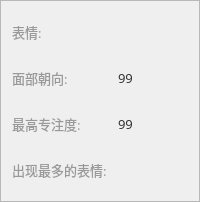
               <widget class="QFrame" name="base_info_frame">
                <property name="styleSheet">
                 <string notr="true">QFrame#base_info_frame {
	background: none;
	border: 2px dashed #1296db;
	border-top: none;
	border-right: none;
	border-bottom: none;
}</string>
                </property>
                <property name="frameShape">
                 <enum>QFrame::StyledPanel</enum>
                </property>
                <property name="frameShadow">
                 <enum>QFrame::Raised</enum>
                </property>
                <layout class="QFormLayout" name="formLayout">
                 <item row="0" column="0">
                  <widget class="QLabel" name="label_25">
                   <property name="minimumSize">
                    <size>
                     <width>100</width>
                     <height>40</height>
                    </size>
                   </property>
                   <property name="maximumSize">
                    <size>
                     <width>100</width>
                     <height>40</height>
                    </size>
                   </property>
                   <property name="font">
                    <font>
                     <family>微软雅黑</family>
                     <pointsize>10</pointsize>
                    </font>
                   </property>
                   <property name="styleSheet">
                    <string notr="true">color: #999999;</string>
                   </property>
                   <property name="text">
                    <string>表情:</string>
                   </property>
                  </widget>
                 </item>
                 <item row="0" column="1">
                  <widget class="QLabel" name="emotion_pic">
                   <property name="minimumSize">
                    <size>
                     <width>40</width>
                     <height>40</height>
                    </size>
                   </property>
                   <property name="maximumSize">
                    <size>
                     <width>40</width>
                     <height>40</height>
                    </size>
                   </property>
                   <property name="font">
                    <font>
                     <family>微软雅黑</family>
                     <pointsize>10</pointsize>
                     <weight>50</weight>
                     <bold>false</bold>
                    </font>
                   </property>
                   <property name="styleSheet">
                    <string notr="true">color: #333333;</string>
                   </property>
                   <property name="text">
                    <string/>
                   </property>
                   <property name="scaledContents">
                    <bool>true</bool>
                   </property>
                   <property name="alignment">
                    <set>Qt::AlignLeading|Qt::AlignLeft|Qt::AlignVCenter</set>
                   </property>
                  </widget>
                 </item>
                 <item row="1" column="0">
                  <widget class="QLabel" name="label_27">
                   <property name="minimumSize">
                    <size>
                     <width>100</width>
                     <height>40</height>
                    </size>
                   </property>
                   <property name="maximumSize">
                    <size>
                     <width>100</width>
                     <height>40</height>
                    </size>
                   </property>
                   <property name="font">
                    <font>
                     <family>微软雅黑</family>
                     <pointsize>10</pointsize>
                    </font>
                   </property>
                   <property name="styleSheet">
                    <string notr="true">color: #999999;</string>
                   </property>
                   <property name="text">
                    <string>面部朝向:</string>
                   </property>
                  </widget>
                 </item>
                 <item row="1" column="1">
                  <widget class="QLabel" name="label_28">
                   <property name="minimumSize">
                    <size>
                     <width>40</width>
                     <height>40</height>
                    </size>
                   </property>
                   <property name="maximumSize">
                    <size>
                     <width>40</width>
                     <height>40</height>
                    </size>
                   </property>
                   <property name="font">
                    <font>
                     <family>微软雅黑</family>
                     <pointsize>10</pointsize>
                     <weight>50</weight>
                     <bold>false</bold>
                    </font>
                   </property>
                   <property name="styleSheet">
                    <string notr="true">color: #333333;</string>
                   </property>
                   <property name="text">
                    <string>99</string>
                   </property>
                   <property name="scaledContents">
                    <bool>true</bool>
                   </property>
                   <property name="alignment">
                    <set>Qt::AlignLeading|Qt::AlignLeft|Qt::AlignVCenter</set>
                   </property>
                  </widget>
                 </item>
                 <item row="2" column="0">
                  <widget class="QLabel" name="label_33">
                   <property name="minimumSize">
                    <size>
                     <width>100</width>
                     <height>40</height>
                    </size>
                   </property>
                   <property name="maximumSize">
                    <size>
                     <width>100</width>
                     <height>40</height>
                    </size>
                   </property>
                   <property name="font">
                    <font>
                     <family>微软雅黑</family>
                     <pointsize>10</pointsize>
                    </font>
                   </property>
                   <property name="styleSheet">
                    <string notr="true">color: #999999;</string>
                   </property>
                   <property name="text">
                    <string>最高专注度:</string>
                   </property>
                  </widget>
                 </item>
                 <item row="2" column="1">
                  <widget class="QLabel" name="label_35">
                   <property name="minimumSize">
                    <size>
                     <width>40</width>
                     <height>40</height>
                    </size>
                   </property>
                   <property name="maximumSize">
                    <size>
                     <width>40</width>
                     <height>40</height>
                    </size>
                   </property>
                   <property name="font">
                    <font>
                     <family>微软雅黑</family>
                     <pointsize>10</pointsize>
                     <weight>50</weight>
                     <bold>false</bold>
                    </font>
                   </property>
                   <property name="styleSheet">
                    <string notr="true">color: #333333;</string>
                   </property>
                   <property name="text">
                    <string>99</string>
                   </property>
                   <property name="scaledContents">
                    <bool>true</bool>
                   </property>
                   <property name="alignment">
                    <set>Qt::AlignLeading|Qt::AlignLeft|Qt::AlignVCenter</set>
                   </property>
                  </widget>
                 </item>
                 <item row="3" column="0">
                  <widget class="QLabel" name="label_34">
                   <property name="minimumSize">
                    <size>
                     <width>100</width>
                     <height>40</height>
                    </size>
                   </property>
                   <property name="maximumSize">
                    <size>
                     <width>100</width>
                     <height>40</height>
                    </size>
                   </property>
                   <property name="font">
                    <font>
                     <family>微软雅黑</family>
                     <pointsize>10</pointsize>
                    </font>
                   </property>
                   <property name="styleSheet">
                    <string notr="true">color: #999999;</string>
                   </property>
                   <property name="text">
                    <string>出现最多的表情:</string>
                   </property>
                  </widget>
                 </item>
                 <item row="3" column="1">
                  <widget class="QLabel" name="emotion_most_pic">
                   <property name="minimumSize">
                    <size>
                     <width>40</width>
                     <height>40</height>
                    </size>
                   </property>
                   <property name="maximumSize">
                    <size>
                     <width>40</width>
                     <height>40</height>
                    </size>
                   </property>
                   <property name="font">
                    <font>
                     <family>微软雅黑</family>
                     <pointsize>10</pointsize>
                     <weight>50</weight>
                     <bold>false</bold>
                    </font>
                   </property>
                   <property name="styleSheet">
                    <string notr="true">color: #333333;</string>
                   </property>
                   <property name="text">
                    <string/>
                   </property>
                   <property name="scaledContents">
                    <bool>true</bool>
                   </property>
                   <property name="alignment">
                    <set>Qt::AlignLeading|Qt::AlignLeft|Qt::AlignVCenter</set>
                   </property>
                  </widget>
                 </item>
                </layout>
               </widget>
